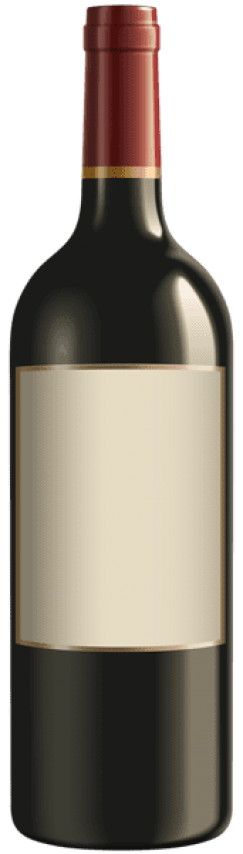
#> input picture GokonSoftworks/pngs/bottle.png, 243 x 854 px
$ python -i aldnoah_mod_creator.py   (imports and definitions only)
#> lines starting #> are read from the running program, lines starting #| are printed output that depends on the picture
from __future__ import annotations

import math, os, random, threading
import tkinter as tk
from dataclasses import dataclass
from io import BytesIO
from tkinter import filedialog, messagebox, ttk
from typing import Dict, List, Optional, Tuple

from PIL import Image, ImageOps, ImageTk

from .aldnoah_energy import LILAC, apply_lilac_to_root, setup_lilac_styles
from .aldnoah_taildata import manifest_filename, resolve_record
from .aldnoah_tools import on_main_thread, run_in_background


PROJECT_ROOT = os.path.abspath(os.path.join(os.path.dirname(__file__), os.pardir))
BASE_MODS_DIR = os.path.join(PROJECT_ROOT, "Mods_Folder")

MOD_PROFILES = {
    "DW7XL": {
        "display_name": "Dynasty Warriors 7 XL (PC)",
        "single_ext": ".DW7XLM",
        "package_ext": ".DW7XLP",
        "mods_file": "DW7XL.MODS",
    },
    "DW8XL": {
        "display_name": "Dynasty Warriors 8 XL (PC)",
        "single_ext": ".DW8XLM",
        "package_ext": ".DW8XLP",
        "mods_file": "DW8XL.MODS",
    },
    "DW8E": {
        "display_name": "Dynasty Warriors 8 Empires (PC)",
        "single_ext": ".DW8EM",
        "package_ext": ".DW8EP",
        "mods_file": "DW8E.MODS",
    },
    "WO3": {
        "display_name": "Warriors Orochi 3 (PC)",
        "single_ext": ".WO3M",
        "package_ext": ".WO3P",
        "mods_file": "WO3.MODS",
    },
    "WO4": {
        "display_name": "Warriors Orochi 4 (PC)",
        "single_ext": ".WO4M",
        "package_ext": ".WO4P",
        "mods_file": "WO4.MODS",
    },
    "BN": {
        "display_name": "Bladestorm Nightmare (PC)",
        "single_ext": ".BNM",
        "package_ext": ".BNP",
        "mods_file": "BSN.MODS",
    },
    "WAS": {
        "display_name": "Warriors All Stars (PC)",
        "single_ext": ".WASM",
        "package_ext": ".WASP",
        "mods_file": "WAS.MODS",
    },
    "DQB2": {
        "display_name": "Dragon Quest Builders 2 (PC)",
        "single_ext": ".DQB2M",
        "package_ext": ".DQB2P",
        "mods_file": "DQB2.MODS",
    },
}

# Aldnoah Mod Package
#   u8  signature_len
#   sig bytes                       -> b"ALDNOAHMOD"
#   u8  format_version              -> 4
#   u8  build_mode                  -> 0=debug, 1=release
#   u8  genre_id
#   u8  display_name_len + name
#   u8  author_len + author
#   u8  version_len + version
#   u16 description_len + description
#   u8  preview_count
#   repeat preview_count: u32 size + jpeg bytes
#   u8  has_audio
#   if has_audio: u32 size + wav bytes
#   u32 payload_count
#   repeat payload_count:
#     u16 stored_name_len + stored_name
#     u8  idx_marker      -> target container
#     u32 entry_off       -> target IDX slot offset
#     u8  comp_marker
#     u32 payload_size + payload   (the file itself, nothing appended)

ALDNOAH_SIGNATURE = b"ALDNOAHMOD"
ALDNOAH_FORMAT_VERSION = 4
MIN_EXPECTED_PAYLOAD_SIZE = 6
MAX_PREVIEW_IMAGES = 5
AUDIO_WARN_BYTES = 32 * 1024 * 1024
PREVIEW_CANVAS_SIZE = (340, 196)
PREVIEW_BG_RGB = (200, 162, 200)

GENRE_CHOICES = ["All", "Texture", "Model", "Text", "Overhaul", "Misc"]
GENRE_MAP = {
    "All": 0,
    "Texture": 1,
    "Model": 2,
    "Text": 3,
    "Overhaul": 4,
    "Misc": 5,
}

CARD_BG = "#DCC1ED"
CARD_ALT_BG = "#E8D8F6"
CARD_OUTLINE = "#8464A4"
HERO_BG = "#120B24"
HERO_MID = "#2C1D4F"
HERO_ACCENT = "#6B5ACD"
TEXT_MAIN = "#20152D"
TEXT_MUTED = "#5B496B"
BUTTON_GREEN = "#42A55D"
BUTTON_GOLD = "#B3842F"
BUTTON_BLUE = "#3F5CA8"
BUTTON_RED = "#A04A63"
CANVAS_BG = "#0F0C18"


# [18 lines left out: functions format_bytes, sanitize_filename, not called in this run]


def is_wav_bytes(raw: bytes) -> bool:
    return len(raw) >= 12 and raw[:4] == b"RIFF" and raw[8:12] == b"WAVE"


@dataclass
class PayloadEntry:
    source_path: str
    stored_name: str
    size: int
    record: Optional[dict] = None


class AldnoahPackageWriter:
    def __init__(self, signature: bytes = ALDNOAH_SIGNATURE, version: int = ALDNOAH_FORMAT_VERSION, game_id: str = "", manifest_roots=()):
        self.signature = signature
        self.version = version
        self.game_id = game_id
        self.manifest_roots = tuple(manifest_roots)

    # [34 lines left out: functions payload_for_entry, payload_with_record, write_the_string, not called in this run]

    @staticmethod
    def process_preview_image(image_path: str) -> bytes:
#> called with image_path = '../GokonSoftworks/pngs/bottle.png'
        try:
            with Image.open(image_path) as img:
#> img is the input picture: PIL image 243x854 RGBA; mean R, G, B, A 155, 147.4, 137.2, 183.2
                if img.mode not in ("RGB", "RGBA"):
                    img = img.convert("RGBA" if "A" in img.getbands() else "RGB")
                if img.mode == "RGBA":
                    composite = Image.new("RGBA", img.size, PREVIEW_BG_RGB + (255,))
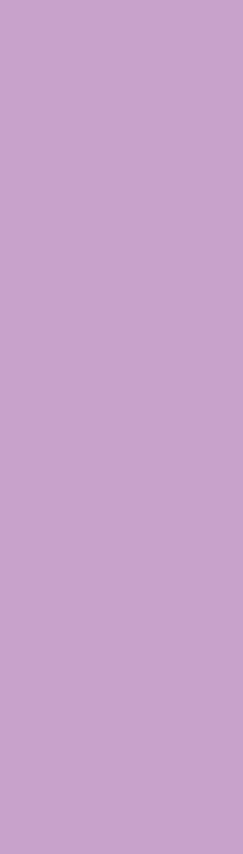
#> composite: PIL image 243x854 RGBA; mean R, G, B, A 200, 162, 200, 255
                    composite.alpha_composite(img)
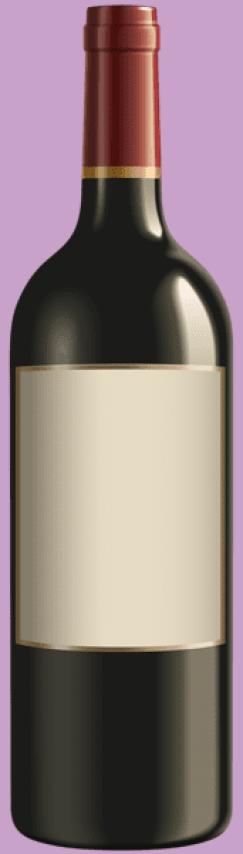
#> composite: PIL image 243x854 RGBA; mean R, G, B, A 142.2, 124.1, 124.8, 255
                    img = composite.convert("RGB")
#> img: PIL image 243x854 RGB
                else:
                    img = img.convert("RGB")
                buf = BytesIO()
                img.save(buf, format="JPEG", quality=88)
                return buf.getvalue()
        except Exception as exc:
            raise ValueError(f"Couldmt process preview image '{os.path.basename(image_path)}': {exc}") from exc

    # [62 lines left out: functions read_audio_bytes, write_package, not called in this run]


class ModCreatorWindow(tk.Toplevel):
    # [241 lines left out: functions __init__, ensure_metadata_dir, build_gui, create_card, build_metadata_panel, build_media_panel and 1 more, not called in this run]

    def field_label(self, parent: tk.Misc, text: str):
        tk.Label(parent, text=text, bg=parent.cget("bg"), fg=TEXT_MAIN, font=("Segoe UI", 10, "bold"), anchor="w").pack(fill="x", pady=(0, 4))

    # [368 lines left out: functions action_button, mini_button, draw_hero, draw_card_header, draw_payload_sky, build_star_points and 18 more, not called in this run]

    def default_save_path(self, extension: str, display_name: str) -> str:
        return os.path.join(self.game_dir, sanitize_filename(display_name) + extension)

    # [57 lines left out: function create_mod, not called in this run]

    def create_single_mod(self):
        self.create_mod(single_mode=True)

    def create_package_mod(self):
        self.create_mod(single_mode=False)

    # [49 lines left out: functions create_installer_mod, refresh_all_summaries, not called in this run]


SELECT_BG = "#0F0C18"
SELECT_BG_2 = "#171224"
SELECT_PANEL = "#1C1530"
SELECT_PANEL_2 = "#281D44"
SELECT_PANEL_3 = "#D7C2EC"
SELECT_TEXT = "#F6F1FF"
SELECT_SUBTEXT = "#CDBCE3"
SELECT_MUTED = "#9D89B8"
SELECT_LINE = "#8E7AE2"
SELECT_STAR = "#EFE8FF"
SELECT_GOLD = "#C9972D"
SELECT_BLUE = "#3F5CA8"
SELECT_GREEN = "#41A35A"
SELECT_NODE = "#6B57C8"
SELECT_NODE_SEL = "#F5D889"
SELECT_NODE_RING = "#A89AF0"

GAME_FORGE_SUMMARIES = {
    "DW7XL": "Build Creator packages for the four sky Dynasty Warriors 7 XL layout.",
    "DW8XL": "Forge Aldnoah packages for the shared IDX Dynasty Warriors 8 XL orbit.",
    "DW8E": "Create packages for a single sky layout.",
    "WO3": "Forge for the eight sky Warriors Orochi 3 layout.",
    "WO4": "Create packages for the single LINKDATA Warriors Orochi 4 layout.",
    "BN": "Build nightmare sky packages across a three container layout.",
    "WAS": "Create packages for a single container layout.",
    "DQB2": "Forge packages for Dragon Quest Builders 2.",
}


class CreatorSelectConstellationCanvas(tk.Canvas):
    # [117 lines left out: functions __init__, _tick, coords, on_click, render, not called in this run]


class ModCreatorGameSelect(tk.Toplevel):
    # [233 lines left out: functions __init__, build_gui, build_panel, draw_hero, draw_panel_header, not called in this run]

    def is_creator_open(self, game_id: str) -> bool:
        win = self.child_windows.get(game_id)
        return bool(win is not None and win.winfo_exists())

    def set_status(self, text: str):
        self.status_var.set(text)

    # [41 lines left out: functions update_game_buttons, select_game, not called in this run]

    def open_selected_game(self):
        self.open_creator(self.selected_game_id)

    # [37 lines left out: function open_creator, not called in this run]
# [2 lines not run here, left out]

>>> result = AldnoahPackageWriter().process_preview_image('../GokonSoftworks/pngs/bottle.png')
